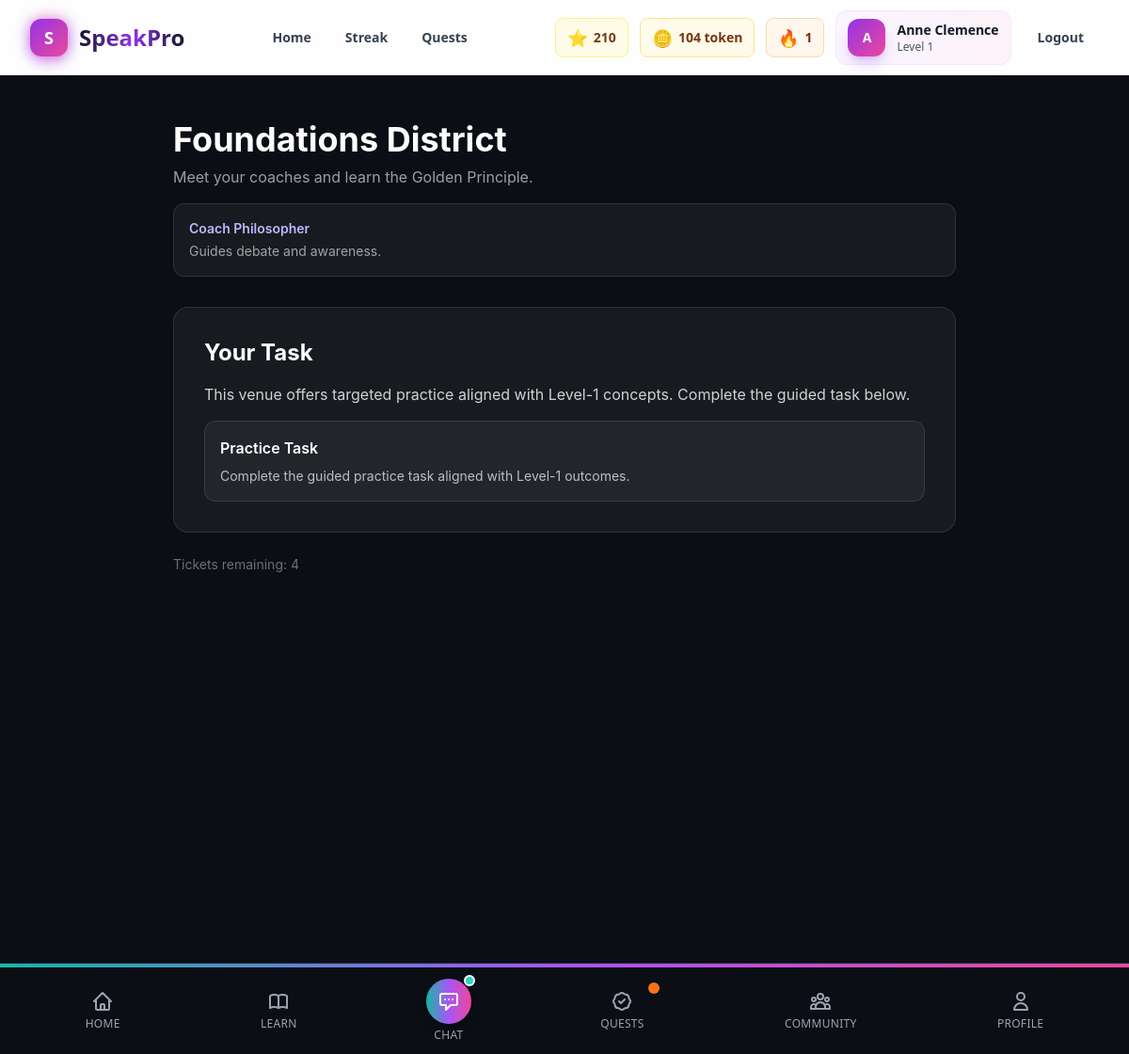
The page /district/venue/13/ (signed in) on the database its author committed.
### myApp/models.py (models this page shows, shortened)
class Profile(models.Model):
    user = models.OneToOneField(User, on_delete=models.CASCADE)
    created_at = models.DateTimeField(auto_now_add=True)
    updated_at = models.DateTimeField(auto_now=True)
    daily_goal_minutes = models.IntegerField(default=5, validators=[MinValueValidator(2), MaxValueValidator(60)])
    learning_goal = models.CharField(max_length=100, default="converse_confidently")
    current_level = models.IntegerField(default=1, validators=[MinValueValidator(1), MaxValueValidator(6)])
    total_xp = models.IntegerField(default=0)
    current_streak = models.IntegerField(default=0)
    longest_streak = models.IntegerField(default=0)
    last_activity = models.DateTimeField(null=True, blank=True)
    coins = models.IntegerField(default=0)
    tickets = models.IntegerField(default=0)  # For district venue entry
    persona = models.JSONField(default=dict, blank=True)  # Role, audience, goal, etc.
    contexts = models.JSONField(default=list, blank=True)  # Typical speaking contexts
    goals = models.JSONField(default=list, blank=True)  # Learning goals
    ab_variant = models.CharField(max_length=1, default='A', choices=[('A', 'Dashboard-first'), ('B', 'Map-first')])
    onboarding_completed = models.BooleanField(default=False)

class District(models.Model):
    level = models.ForeignKey(Level, on_delete=models.CASCADE, related_name='districts')
    name = models.CharField(max_length=100)
    description = models.TextField()
    image = models.URLField(blank=True)
    coach_name = models.CharField(max_length=100, blank=True)
    coach_description = models.TextField(blank=True)
    xp_required = models.IntegerField()
    ticket_cost_per_venue = models.IntegerField(default=1, help_text="Tickets required to enter each venue in this district")

### myApp/views.py (the view)
# urls.py: path('district/venue/<int:district_id>/', views.district_venue, name='district_venue'),
@login_required
def district_venue(request, district_id):
    district = get_object_or_404(District, id=district_id)
    profile = request.user.profile
    if profile.tickets < district.ticket_cost_per_venue:
        messages.error(request, f'You need {district.ticket_cost_per_venue} ticket(s) to enter this venue.')
        return redirect('district_detail', level_id=district.level.id)
    if request.method == 'POST':
        profile.tickets -= district.ticket_cost_per_venue
        profile.save()
        messages.success(request, f'Entered {district.name}!')
    context = {
        'district': district,
        'tickets_remaining': profile.tickets - district.ticket_cost_per_venue,
    }
    return render(request, 'myApp/district_venue.html', context)

### myApp/templates/myApp/district_venue.html (shortened to what this page needs)
{% extends 'myApp/base.html' %}
{% load static %}
{% block content %}
<div class="min-h-screen bg-[#0B0E14] text-white" style="font-family: 'Inter', 'Manrope', sans-serif;">
  <div class="max-w-4xl mx-auto px-4 sm:px-6 lg:px-8 py-12">
    <div class="mb-8">
      <h1 class="text-4xl font-bold mb-2">{{ district.name }}</h1>
      <p class="text-white/60">{{ district.description }}</p>
      {% if district.coach_name %}
      <div class="mt-4 p-4 bg-white/5 border border-white/10 rounded-xl">
        <div class="text-sm font-semibold text-violet-300 mb-1">Coach {{ district.coach_name }}</div>
        <p class="text-sm text-white/60">{{ district.coach_description }}</p>
      </div>
      {% endif %}
    </div>
    <div class="bg-white/5 border border-white/10 rounded-2xl p-8 mb-6">
      <h2 class="text-2xl font-bold mb-4">Your Task</h2>
      <div class="prose prose-invert max-w-none">
        <p class="text-white/80 mb-4">
          This venue offers targeted practice aligned with Level-1 concepts. Complete the guided task below.
        </p>
        <div class="space-y-4">
          <div class="p-4 bg-white/5 rounded-xl border border-white/10">
            <h3 class="font-semibold mb-2">Practice Task</h3>
            <p class="text-sm text-white/70">
              {% if 'Amphitheater' in district.name %}
              Practice composure under pressure. Record a 30-second introduction while maintaining steady presence.
              {% elif 'Forum' in district.name %}
              Practice audience empathy. Craft a message that addresses your audience's motives, assumptions, and perceptions.
              {% elif 'Market' in district.name %}
              Practice presence in noise. Deliver a clear message despite distractions or interruptions.
              {% else %}
              Complete the guided practice task aligned with Level-1 outcomes.
              {% endif %}
            </p>
          </div>
        </div>
      </div>
    </div>
    <div class="text-sm text-white/40">
      Tickets remaining: {{ tickets_remaining }}
    </div>
  </div>
</div>
{% endblock %}

### myApp/templates/myApp/base.html (shortened to what this page needs)
<!DOCTYPE html>
<html lang="en">
<head>
    <script src="https://cdn.tailwindcss.com"></script>
</head>
<body class="bg-gray-50 min-h-screen">
    <nav class="fixed top-0 left-0 right-0 z-50 transition-all duration-300" id="navbar">
        <div class="relative max-w-7xl mx-auto px-4 sm:px-6 lg:px-8">
            <div class="flex justify-between items-center h-20">
                <div class="flex items-center">
                    <a href="{% url 'home' %}" class="flex items-center space-x-3 group" aria-label="SpeakPro Home">
                        <div class="relative">
                            <div class="absolute inset-0 bg-gradient-to-r from-purple-600 via-pink-500 to-purple-600 rounded-xl opacity-75 blur group-hover:opacity-100 transition-opacity"></div>
                            <div class="relative w-10 h-10 bg-gradient-to-br from-purple-600 to-pink-500 rounded-xl flex items-center justify-center shadow-lg shadow-purple-500/30 group-hover:scale-110 transition-transform">
                                <span class="text-white font-black text-lg">S</span>
                            </div>
                        </div>
                        <span class="text-2xl font-extrabold bg-gradient-to-r from-gray-900 via-purple-600 to-gray-900 bg-clip-text text-transparent group-hover:from-purple-600 group-hover:via-pink-500 group-hover:to-purple-600 transition-all">SpeakPro</span>
                    </a>
                </div>
                <div class="hidden md:flex items-center space-x-1">
                    <a href="{% url 'home' %}" class="px-4 py-2 rounded-xl text-sm font-semibold text-gray-700 hover:text-purple-600 hover:bg-purple-50 transition-all duration-200 relative group">
                        Home
                    </a>
                    {% if user.is_authenticated %}
                    <a href="{% url 'streak_page' %}" class="px-4 py-2 rounded-xl text-sm font-semibold text-gray-700 hover:text-purple-600 hover:bg-purple-50 transition-all duration-200 relative group">
                        Streak
                    </a>
                    <a href="{% url 'quests' %}" class="px-4 py-2 rounded-xl text-sm font-semibold text-gray-700 hover:text-purple-600 hover:bg-purple-50 transition-all duration-200 relative group">
                        Quests
                    </a>
                    {% endif %}
                </div>
                <div class="flex items-center space-x-3">
                    {% if user.is_authenticated %}
                        <div class="flex items-center space-x-3">
                            <div class="hidden lg:flex items-center space-x-3">
                                <div class="flex items-center gap-1.5 px-3 py-1.5 rounded-lg bg-yellow-50 border border-yellow-200">
                                    <span class="text-yellow-600 text-lg">⭐</span>
                                    <span class="text-sm font-bold text-yellow-900">{{ user.profile.total_xp|default:0 }}</span>
                                </div>
                                <div class="flex items-center gap-1.5 px-3 py-1.5 rounded-lg bg-amber-50 border border-amber-200">
                                    <span class="text-amber-600 text-lg">🪙</span>
                                    <span class="text-sm font-bold text-amber-900">{{ user.profile.coins|default:0 }} token</span>
                                </div>
                                {% if user.profile.current_streak > 0 %}
                                <div class="flex items-center gap-1.5 px-3 py-1.5 rounded-lg bg-orange-50 border border-orange-200">
                                    <span class="text-orange-500 streak-fire text-lg">🔥</span>
                                    <span class="text-sm font-bold text-orange-900">{{ user.profile.current_streak }}</span>
                                </div>
                                {% endif %}
                            </div>
                            <div class="flex items-center gap-3 px-3 py-2 rounded-xl bg-gradient-to-r from-purple-50 to-pink-50 border border-purple-100 hover:border-purple-200 transition-all">
                                <div class="w-10 h-10 bg-gradient-to-br from-purple-600 to-pink-500 rounded-xl flex items-center justify-center shadow-lg shadow-purple-500/30">
                                    <span class="text-white text-sm font-bold">{{ user.first_name.0|default:user.username.0|upper }}</span>
                                </div>
                                <div class="hidden sm:block">
                                    <p class="text-sm font-bold text-gray-900">{{ user.first_name|default:user.username }}</p>
                                    <p class="text-xs text-gray-600">Level {{ user.profile.current_level|default:1 }}</p>
                                </div>
                            </div>
                            <a href="{% url 'logout' %}" class="px-4 py-2 rounded-xl text-sm font-semibold text-gray-700 hover:text-red-600 hover:bg-red-50 transition-all duration-200 min-h-[44px] flex items-center">
                                Logout
                            </a>
                        </div>
                    {% endif %}
                </div>
            </div>
        </div>
    </nav>
    <div class="h-20"></div>
    <main class="min-h-screen">
        {% block content %}{% endblock %}
    </main>
    {% if user.is_authenticated %}
    {% include 'myApp/components/mobile_footer.html' %}
    {% endif %}
</body>
</html>

### myApp/templates/myApp/base.html (style rules this page uses)
.streak-fire { animation: flicker 1.5s infinite alternate; }
html { scroll-behavior: smooth; }
a, button { transition: all 0.3s cubic-bezier(0.4, 0, 0.2, 1); }
body { -webkit-font-smoothing: antialiased; -moz-osx-font-smoothing: grayscale; text-rendering: optimizeLegibility; overflow-x: hidden; }
#navbar { transition: all 0.3s cubic-bezier(0.4, 0, 0.2, 1); }

### rows shown on the page
District: name "Foundations District", description "Meet your coaches and learn the Golden Principle.", coach_name "Philosopher", coach_description "Guides debate and awareness."

### other values the page prints
{{ user.profile.total_xp|default:0 }} "210"
{{ user.profile.coins|default:0 }} "104"
{{ user.profile.current_streak }} "1"
{{ user.first_name.0|default:user.username.0|upper }} "A"
{{ user.first_name|default:user.username }} "Anne Clemence"
{{ user.profile.current_level|default:1 }} "1"
{{ tickets_remaining }} "4"
